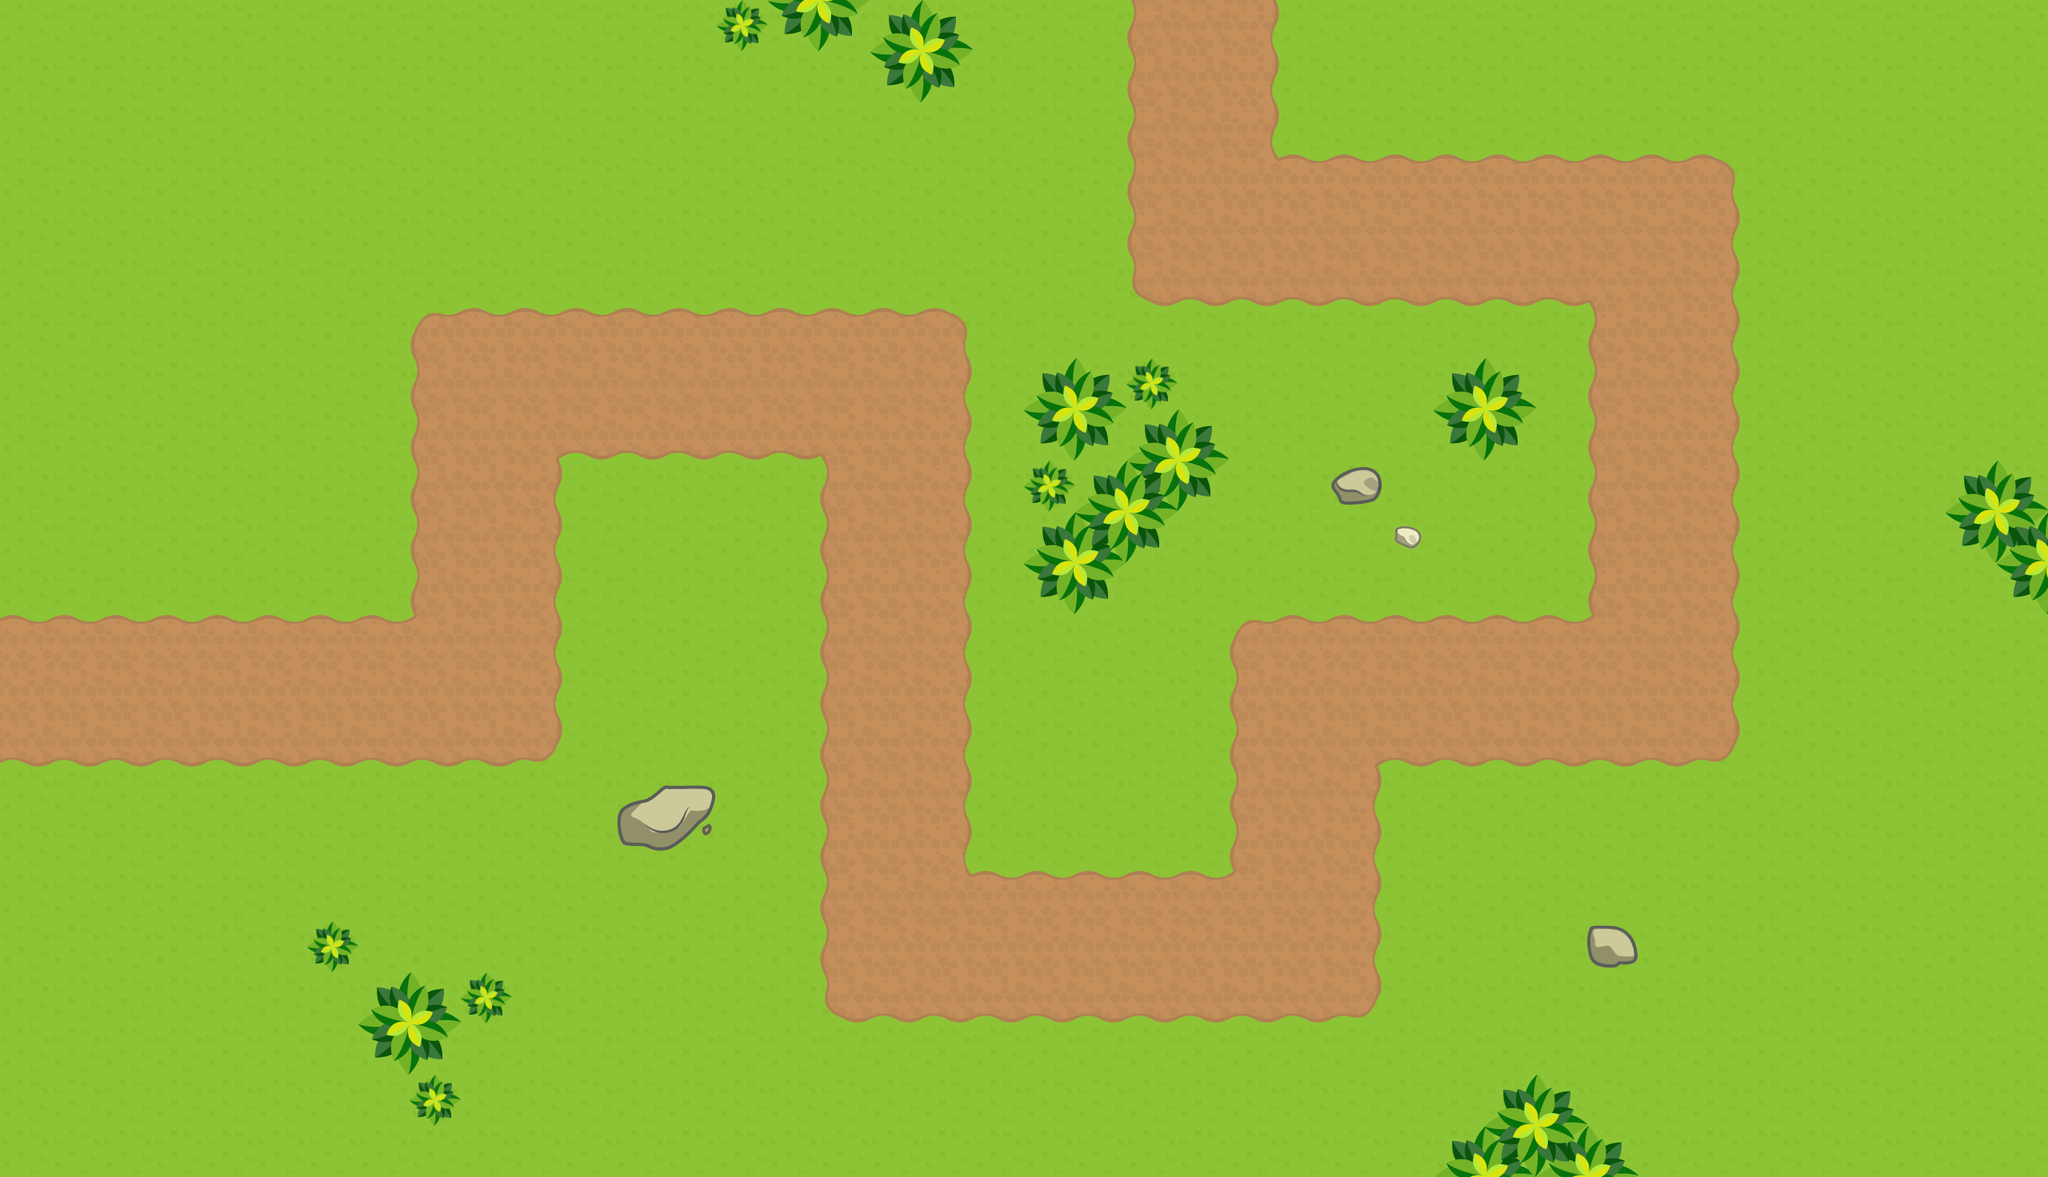

Tiled map render using the project's own tile images. Description and the map definition, with tile-layer contents summarised, below:
An orthogonal 40x23 tile map with 64x64 px tiles, 3 tile layers (Tile Layer 1, Tile Layer 3, Tile Layer 2), 4 tilesets and 11 objects (PathLine).

<map version="1.0" tiledversion="1.0.2" orientation="orthogonal" renderorder="right-down" width="40" height="23" tilewidth="64" tileheight="64" nextobjectid="18">
 <tileset firstgid="1" name="tiles" tilewidth="64" tileheight="64" spacing="4" margin="2" tilecount="49" columns="7">
  <image source="../tiles/tiles.png" width="512" height="512" />
  <terraintypes>
   <terrain name="Water" tile="33" />
   <terrain name="path" tile="18" />
  </terraintypes>
  <tile id="14" terrain=",,,1" />
  <tile id="15" terrain=",,1,1" />
  <tile id="16" terrain=",,1," />
  <tile id="17" terrain=",1,,1" />
  <tile id="18" terrain="1,1,1,1" />
  <tile id="19" terrain="1,,1," />
  <tile id="20" terrain=",1,," />
  <tile id="21" terrain="1,1,," />
  <tile id="22" terrain="1,,," />
  <tile id="23" terrain="1,,1,1" />
  <tile id="24" terrain=",1,1,1" />
  <tile id="25" terrain="1,1,,1" />
  <tile id="26" terrain="1,1,1," />
  <tile id="29" terrain=",,,0" />
  <tile id="30" terrain=",,0,0" />
  <tile id="31" terrain=",,0," />
  <tile id="32" terrain=",0,,0" />
  <tile id="33" terrain="0,0,0,0" />
  <tile id="34" terrain="0,,0," />
  <tile id="35" terrain=",0,," />
  <tile id="36" terrain="0,0,," />
  <tile id="37" terrain="0,,," />
  <tile id="38" terrain="0,0,0," />
  <tile id="39" terrain="0,0,,0" />
  <tile id="40" terrain="0,,0,0" />
  <tile id="41" terrain=",0,0,0" />
 </tileset>
 <tileset firstgid="50" name="tiles2" tilewidth="64" tileheight="64" spacing="4" margin="2" tilecount="21" columns="7">
  <image source="../tiles/tiles2.png" width="512" height="256" />
 </tileset>
 <tileset firstgid="71" name="tiles3" tilewidth="64" tileheight="64" spacing="4" margin="2" tilecount="49" columns="7">
  <image source="../tiles/tiles3.png" width="512" height="512" />
 </tileset>
 <tileset firstgid="120" name="tiles4" tilewidth="64" tileheight="64" spacing="4" margin="2" tilecount="105" columns="7">
  <image source="../tiles/tiles4.png" width="512" height="1024" />
 </tileset>
 <layer name="Tile Layer 1" width="40" height="23">
  <data>[920 cells, 920 non-empty, 1 distinct tile ids]</data>
 </layer>
 <layer name="Tile Layer 3" width="40" height="23">
  <data>[920 cells, 32 non-empty, 5 distinct tile ids]</data>
 </layer>
 <layer name="Tile Layer 2" width="40" height="23">
  <data>[920 cells, 256 non-empty, 25 distinct tile ids]</data>
 </layer>
 <objectgroup name="Boundary">
  <object id="6" x="0" y="781.667" width="678" height="167.424" />
  <object id="7" x="525.25" y="410.538" width="167.25" height="518.674" />
  <object id="8" x="535" y="397.538" width="656.5" height="167.424" />
  <object id="9" x="1037.81" y="411.981" width="167.25" height="844.507" />
  <object id="10" x="1051.7" y="1100.69" width="656.5" height="167.424" />
  <object id="11" x="1550.13" y="792.913" width="167.25" height="460.424" />
  <object id="12" x="1562.08" y="781.621" width="588.25" height="167.424" />
  <object id="13" x="1996.88" y="217.08" width="167.25" height="715.174" />
  <object id="14" x="1435.58" y="204.788" width="715.167" height="167.424" />
  <object id="15" x="1421.13" y="0.038" width="167.25" height="353.424" />
 </objectgroup>
 <objectgroup name="Path">
  <object id="17" name="PathLine" x="-34" y="864">
   <polyline points="32,0 642,-2 642,-386 1154,-386 1154,318 1666,318 1666,-2 2114,-2 2114,-578 1538,-578 1538,-864" />
  </object>
 </objectgroup>
</map>
